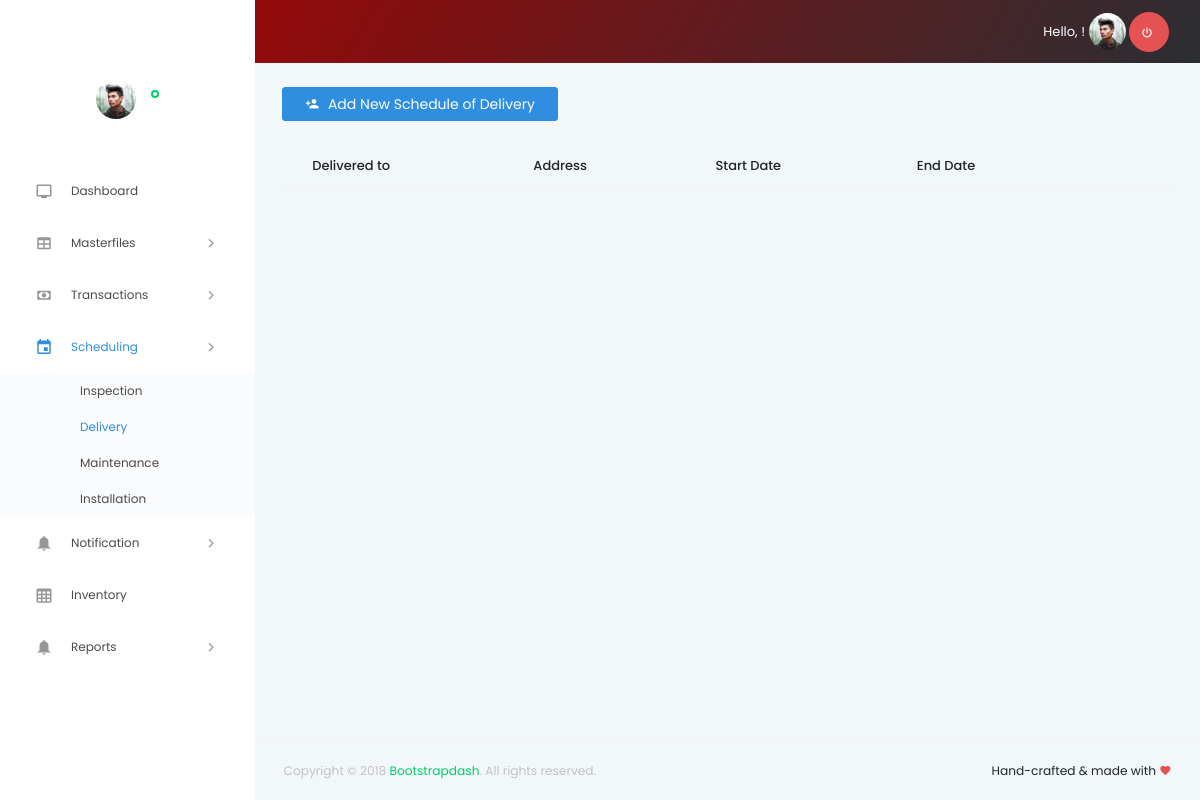
The app's page /pages/scheduling/create-delivery-scheduling.php, older data.
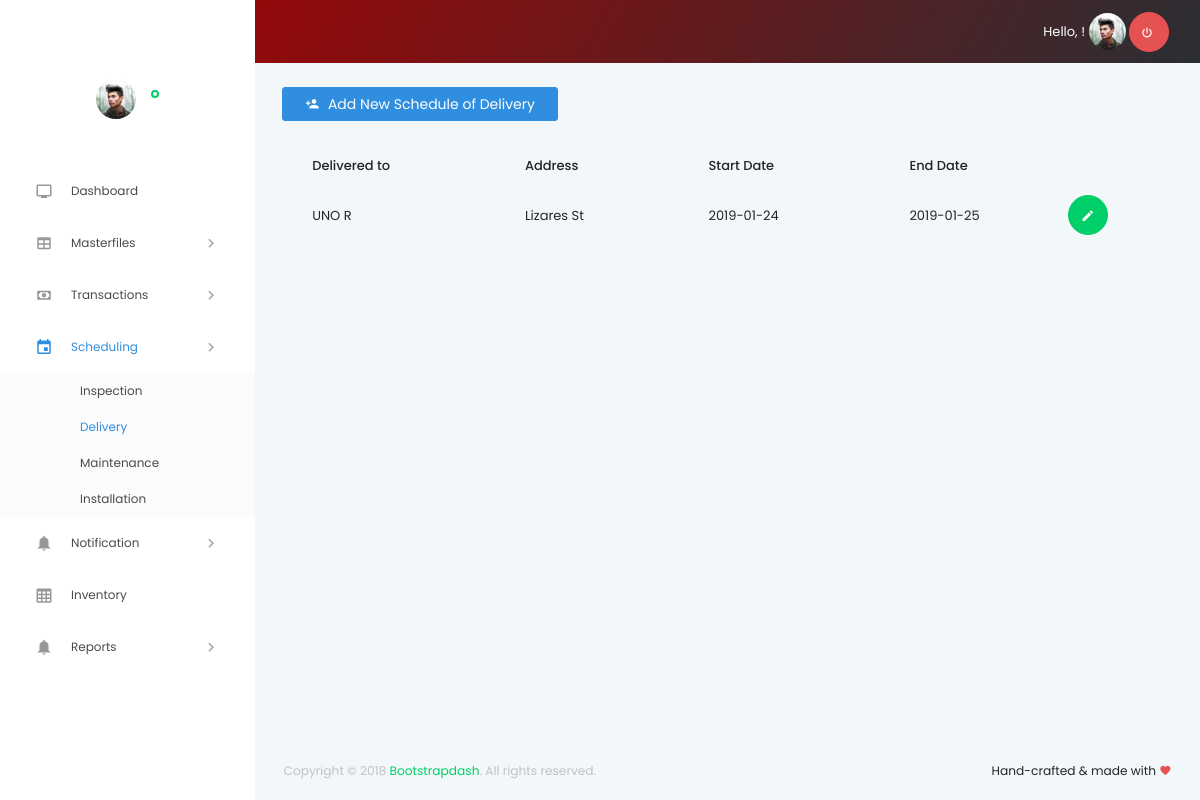
The same page, newer data.
### tables this page shows
CREATE TABLE `sched_delivery` (
  `schedDeliveryID` int(11) NOT NULL AUTO_INCREMENT,
  `clientName` varchar(50) NOT NULL,
  `startDate` date NOT NULL,
  `EndDate` date NOT NULL,
  `Duration` varchar(100) NOT NULL,
  `scheduleAddress` varchar(50) NOT NULL,
  PRIMARY KEY (`schedDeliveryID`)
);

### pages/scheduling/create-delivery-scheduling.php (shortened to what this page needs)
<!DOCTYPE html>
<html lang="en">
<head>
  <link rel="stylesheet" href="../../vendors/iconfonts/mdi/css/materialdesignicons.min.css">
  <link rel="stylesheet" href="../../vendors/css/vendor.bundle.base.css">
  <link rel="stylesheet" href="../../vendors/css/vendor.bundle.addons.css">
  <link rel="stylesheet" href="../../css/style.css">
</head>
<body>
  <div class="container-scroller">
    <?php
      require "../requiredPages/pagesNav.php";
    ?>
      <div class="main-panel">
        <div class="content-wrapper">
          <div class="row purchace-popup">
            <div class="col-12">
                <button class="btn btn-primary" data-toggle="modal" data-target="#addNewScheduleDelivery" style="margin-bottom: 20px;"><i class="menu-icon mdi mdi-account-plus"></i> Add New Schedule of Delivery</button>
                <div class="table-responsive">
                    <table class="table datatable" id="walkInDataTable">
                        <thead>
                              <tr>
                                  <th>Delivered to</th>
                                  <th>Address</th>
                                  <th>Start Date</th>
                                  <th>End Date</th>
                                  <th></th>
                              </tr>
                        </thead>
                        <tbody>
                        <?php
                                require '../../php/databaseConn.php';
                                $query = $conn->query("select * from `sched_delivery`") or die(mysqli_error());
                                while($fetch = $query->fetch_array()){
                            ?>
                                <tr>
                                    <td><?php echo $fetch['clientName']?></td>
                                    <td><?php echo $fetch['scheduleAddress']?></td>
                                    <td><?php echo $fetch['startDate']?></td>
                                    <td><?php echo $fetch['EndDate']?></td>
                                    <td style="padding: 0;">
                                        <div class="row">
                                            <button type="button" data-toggle="modal" data-target="#edit<?php echo $fetch['schedDeliveryID'];?>" stye="margin:0;" type="button" class="btn btn-icons btn-rounded btn-success"><i class='menu-icon mdi mdi-pencil'></i></button>
                                        </div>
                                    </td>
                                </tr>
                            <?php
                                }
                            ?>
                        </tbody>
                    </table>
                </div>
            </div>
          </div>
        </div>
        <footer class="footer">
          <div class="container-fluid clearfix">
            <span class="text-muted d-block text-center text-sm-left d-sm-inline-block">Copyright © 2018
              <a href="http://www.bootstrapdash.com/" target="_blank">Bootstrapdash</a>. All rights reserved.</span>
            <span class="float-none float-sm-right d-block mt-1 mt-sm-0 text-center">Hand-crafted & made with
              <i class="mdi mdi-heart text-danger"></i>
            </span>
          </div>
        </footer>
      </div>
    </div>
  </div>
</body>
</html>

Row changes from the older to the newer data that the page shows:
added sched_delivery: clientName "UNO R", scheduleAddress "Lizares St", startDate "2019-01-24", EndDate "2019-01-25"
